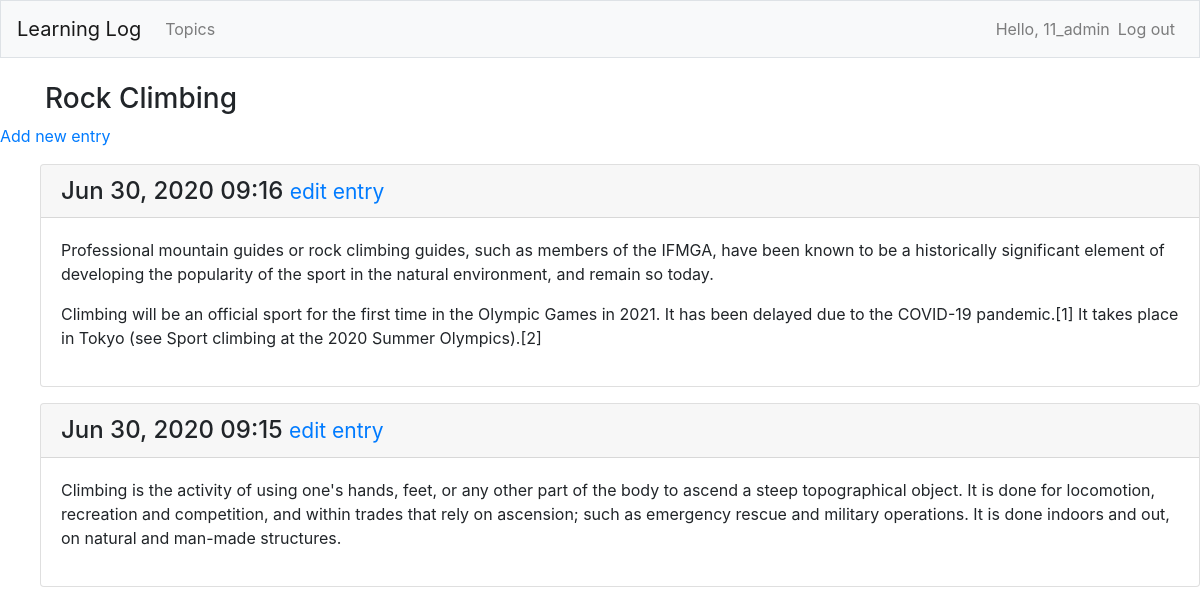
The page /topics/2/ (signed in) on the database its author committed.
### learning_logs/models.py (models this page shows, shortened)
class Topic(models.Model):
    text = models.CharField(max_length = 200)
    date_added = models.DateTimeField(auto_now_add=True)
    owner = models.ForeignKey(User, on_delete=models.CASCADE)
    def __str__(self):
        return self.text

class Entry(models.Model):
    topic = models.ForeignKey(Topic, on_delete=models.CASCADE)
    text = models.TextField()
    date_added = models.DateTimeField(auto_now_add=True)
    class Meta:
        verbose_name_plural = 'entries'

### learning_logs/views.py (the view)
# urls.py: path('topics/<int:topic_id>/', views.topic, name='topic'),
@login_required
def topic(request, topic_id):
    topic = Topic.objects.get(id=topic_id)
    if topic.owner != request.user:
        raise Http404
    entries = topic.entry_set.order_by('-date_added')
    context = {'topic':topic, 'entries':entries}
    return render(request, 'learning_logs/topic.html', context)

### learning_logs/templates/learning_logs/topic.html
{% extends 'learning_logs/base.html' %}
{% block page_header %}
  <h3>{{ topic }}</h3>
{% endblock page_header %}
{% block content %}
  <p>
    <a href="{% url 'learning_logs:new_entry' topic.id %}">Add new entry</a>
  </p>
  <ul>
  {% for entry in entries %}
    <div class="card mb-3">
      <h4 class="card-header">
        {{ entry.date_added|date:'M d, Y H:i' }}
        <small><a href="{% url 'learning_logs:edit_entry' entry.id %}">
            edit entry</a></small>
      </h4>
      <div class="card-body">
        {{ entry.text|linebreaks }}
      </div>
    </div>
  {% empty %}
    <p>There are no entries for this topic yet.</p>
  {% endfor %}
{% endblock content %}

### learning_logs/templates/learning_logs/base.html (shortened to what this page needs)
{% load bootstrap4 %}
<!DOCTYPE html>
<html lang="en">
<head>
    {% bootstrap_css %}
</head>
<body>
   <nav class="navbar navbar-expand-md navbar-light bg-light mb-4 border">
       <a class="navbar-brand" href="{% url 'learning_logs:index' %}">
           Learning Log
       </a>
        <div class="collapse navbar-collapse" id="navbarCollapse">
            <ul class="navbar-nav mr-auto">
                <li class="nav-item">
                    <a class="nav-link" href="{% url 'learning_logs:topics' %}">
                        Topics</a></li>
            </ul>
            <ul class="navbar-nav ml-auto">
                {% if user.is_authenticated %}
                    <li class="nav-item">
                        <span class="navbar-text">Hello, {{ user.username}}</span>
                    </li>
                    <li class="nav-item">
                        <a class="nav-link" href="{% url 'users:logout' %}">Log out</a>
                    </li>
                {% endif %}
            </ul>
        </div>
   </nav>
   <main>
       <div role="main" class="container">
           {% block page_header %}{% endblock page_header %}
       </div>
       <div>
           {% block content %}{% endblock content %}
       </div>
   </main>
</body>
</html>

### rows shown on the page
Topic: text "Rock Climbing"
Entry: date_added "Jun 30, 2020 09:16", text "Professional mountain guides or rock climbing guides, such as members of the IFMGA, have been known to be a historically significant element of developing the popularity of the sport in the natural environment, and remain so today. Climbing will be an official sport for the first time in the Olympic Games in 2021. It has been delayed due to the COVID-19 pandemic.[1] It takes place in Tokyo (see Sport climbing at the 2020 Summer Olympics).[2]"
Entry: date_added "Jun 30, 2020 09:15", text "Climbing is the activity of using one's hands, feet, or any other part of the body to ascend a steep topographical object. It is done for locomotion, recreation and competition, and within trades that rely on ascension; such as emergency rescue and military operations. It is done indoors and out, on natural and man-made structures."

### other values the page prints
{{ user.username }} "11_admin"
